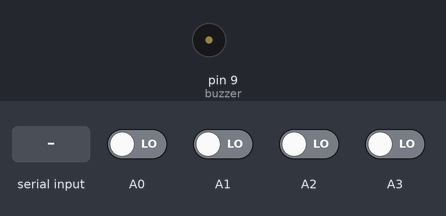
Bench run of a sketch on a simulated Arduino Uno, built with avr-gcc and run on an emulated ATmega328P. On the bench: buzzer (waves = sounding). The inputs (shaded band) are chosen by the test bench; at power-on: A0–3 LOW.

Above: at 1.2 s.
1.3 s: byte 6 (6) received over Serial
At 4.9 s:
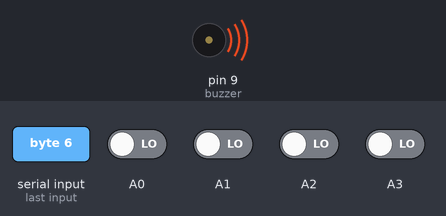
Timing chart, 0 to 10.3 s (numbered marks = the images above; inputs shaded):
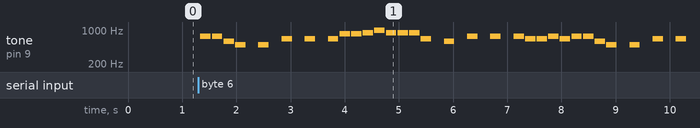

Measured:
- after the input at 1.3 s, tone on pin 9 (buzzer): plays 740 Hz for 0.19 s, 740 Hz for 0.19 s, 587 Hz for 0.19 s, 494 Hz for 0.19 s, 494 Hz for 0.19 s, 659 Hz for 0.19 s … (31 notes in this stretch), starting at once

The sketch:

GameConsole.ino
```cpp
//Game Console
//=================================================================================================================================
//=================================================================================================================================
//=================================================================================================================================


//Piezo Music Code
//NOTE: This code has been adapted from the arduino_songs Github here:
//https://github.com/robsoncouto/arduino-songs/tree/master
//=================================================================================================================================

//Piano Notes to Tones
#define NOTE_B0  31
#define NOTE_C1  33
#define NOTE_CS1 35
#define NOTE_D1  37
#define NOTE_DS1 39
#define NOTE_E1  41
#define NOTE_F1  44
#define NOTE_FS1 46
#define NOTE_G1  49
#define NOTE_GS1 52
#define NOTE_A1  55
#define NOTE_AS1 58
#define NOTE_B1  62
#define NOTE_C2  65
#define NOTE_CS2 69
#define NOTE_D2  73
#define NOTE_DS2 78
#define NOTE_E2  82
#define NOTE_F2  87
#define NOTE_FS2 93
#define NOTE_G2  98
#define NOTE_GS2 104
#define NOTE_A2  110
#define NOTE_AS2 117
#define NOTE_B2  123
#define NOTE_C3  131
#define NOTE_CS3 139
#define NOTE_D3  147
#define NOTE_DS3 156
#define NOTE_E3  165
#define NOTE_F3  175
#define NOTE_FS3 185
#define NOTE_G3  196
#define NOTE_GS3 208
#define NOTE_A3  220
#define NOTE_AS3 233
#define NOTE_B3  247
#define NOTE_C4  262
#define NOTE_CS4 277
#define NOTE_D4  294
#define NOTE_DS4 311
#define NOTE_E4  330
#define NOTE_F4  349
#define NOTE_FS4 370
#define NOTE_G4  392
#define NOTE_GS4 415
#define NOTE_A4  440
#define NOTE_AS4 466
#define NOTE_B4  494
#define NOTE_C5  523
#define NOTE_CS5 554
#define NOTE_D5  587
#define NOTE_DS5 622
#define NOTE_E5  659
#define NOTE_F5  698
#define NOTE_FS5 740
#define NOTE_G5  784
#define NOTE_GS5 831
#define NOTE_A5  880
#define NOTE_AS5 932
#define NOTE_B5  988
#define NOTE_C6  1047
#define NOTE_CS6 1109
#define NOTE_D6  1175
#define NOTE_DS6 1245
#define NOTE_E6  1319
#define NOTE_F6  1397
#define NOTE_FS6 1480
#define NOTE_G6  1568
#define NOTE_GS6 1661
#define NOTE_A6  1760
#define NOTE_AS6 1865
#define NOTE_B6  1976
#define NOTE_C7  2093
#define NOTE_CS7 2217
#define NOTE_D7  2349
#define NOTE_DS7 2489
#define NOTE_E7  2637
#define NOTE_F7  2794
#define NOTE_FS7 2960
#define NOTE_G7  3136
#define NOTE_GS7 3322
#define NOTE_A7  3520
#define NOTE_AS7 3729
#define NOTE_B7  3951
#define NOTE_C8  4186
#define NOTE_CS8 4435
#define NOTE_D8  4699
#define NOTE_DS8 4978
#define REST      0


int melody1[] = {
  // Take on me, by A-ha
  // Score available at https://musescore.com/user/27103612/scores/4834399
  // Arranged by Edward Truong

  NOTE_FS5,8, NOTE_FS5,8,NOTE_D5,8, NOTE_B4,8, REST,8, NOTE_B4,8, REST,8, NOTE_E5,8,
  REST,8, NOTE_E5,8, REST,8, NOTE_E5,8, NOTE_GS5,8, NOTE_GS5,8, NOTE_A5,8, NOTE_B5,8,
  NOTE_A5,8, NOTE_A5,8, NOTE_A5,8, NOTE_E5,8, REST,8, NOTE_D5,8, REST,8, NOTE_FS5,8,
  REST,8, NOTE_FS5,8, REST,8, NOTE_FS5,8, NOTE_E5,8, NOTE_E5,8, NOTE_FS5,8, NOTE_E5,8,
  NOTE_FS5,8, NOTE_FS5,8,NOTE_D5,8, NOTE_B4,8, REST,8, NOTE_B4,8, REST,8, NOTE_E5,8,

  REST,8, NOTE_E5,8, REST,8, NOTE_E5,8, NOTE_GS5,8, NOTE_GS5,8, NOTE_A5,8, NOTE_B5,8,
  NOTE_A5,8, NOTE_A5,8, NOTE_A5,8, NOTE_E5,8, REST,8, NOTE_D5,8, REST,8, NOTE_FS5,8,
  REST,8, NOTE_FS5,8, REST,8, NOTE_FS5,8, NOTE_E5,8, NOTE_E5,8, NOTE_FS5,8, NOTE_E5,8,
  NOTE_FS5,8, NOTE_FS5,8,NOTE_D5,8, NOTE_B4,8, REST,8, NOTE_B4,8, REST,8, NOTE_E5,8,
  REST,8, NOTE_E5,8, REST,8, NOTE_E5,8, NOTE_GS5,8, NOTE_GS5,8, NOTE_A5,8, NOTE_B5,8,

  NOTE_A5,8, NOTE_A5,8, NOTE_A5,8, NOTE_E5,8, REST,8, NOTE_D5,8, REST,8, NOTE_FS5,8,
  REST,8, NOTE_FS5,8, REST,8, NOTE_FS5,8, NOTE_E5,8, NOTE_E5,8, NOTE_FS5,8, NOTE_E5,8,

};

//controls song pacing (faster/slower)
int tempo1 = 140;


void playMelody(int melody[], int melodySize, int tempo, const int buzzer) {
  int notes = melodySize / sizeof(melody[0]) / 2;
  int wholenote = (60000 * 4) / tempo;
  int divider = 0, noteDuration = 0;

  // iterate over the notes of the melody.
  // Remember, the array is twice the number of notes (notes + durations)
  for (int thisNote = 0; thisNote < notes * 2; thisNote = thisNote + 2) {

    // calculates the duration of each note
    divider = melody[thisNote + 1];
    if (divider > 0) {
      // regular note, just proceed
      noteDuration = (wholenote) / divider;
    } else if (divider < 0) {
      // dotted notes are represented with negative durations!!
      noteDuration = (wholenote) / abs(divider);
      noteDuration *= 1.5; // increases the duration in half for dotted notes
    }

    // we only play the note for 90% of the duration, leaving 10% as a pause
    tone(buzzer, melody[thisNote], noteDuration*0.9);

    // Wait for the specief duration before playing the next note.
    delay(noteDuration);

    // stop the waveform generation before the next note.
    noTone(buzzer);
  }
}


//Game Control
//=================================================================================================================================
#include <LiquidCrystal.h>
LiquidCrystal lcd(12,11,5,4,3,2);

//Serial data received from Processing app
int processingData = 0;

//Piezo connected to pin 9
const int buzzer = 9;

//Console buttons
int button1 = 0;
int button2 = 0;
int button3 = 0;
int button4 = 0; //START

//Player Scores
int player1Score = 0;
int player2Score = 0;


void setup() {
  Serial.begin(9600);

  lcd.clear();
  lcd.setCursor(0,0);

  //piezo
  pinMode(buzzer, OUTPUT);

  //buttons
  pinMode(A0, INPUT);
  pinMode(A1, INPUT);
  pinMode(A2, INPUT);
  pinMode(A3, INPUT);

  //play music
  // playMelody(melody1,sizeof(melody1),tempo1,buzzer); //play menu music
}


void loop() {

  //Buttons
  //--------------------------------------------------------------------
  //read buttons
  button1 = digitalRead(A0);
  button2 = digitalRead(A1);
  button3 = digitalRead(A2);
  button4 = digitalRead(A3);

  if (button1 == HIGH) {
    noTone(buzzer);
    Serial.write(104); //quit
  }
  else if (button2 == HIGH) {
    noTone(buzzer);
    Serial.write(103); //extreme
  }
  else if (button3 == HIGH) {
    noTone(buzzer);
    Serial.write(102); //normal
  }
  else if (button4 == HIGH) {
    noTone(buzzer);
    Serial.write(101); //easy
  }
  else {
    noTone(buzzer);
  }


  //Read Serial Data From Processing App
  //--------------------------------------------------------------------
  if (Serial.available()) {
    processingData = Serial.read();
  }
  switch(processingData) {
    //numerical keyboard keys act as piano
    case '1':
    tone(buzzer,NOTE_C4);
    break;
    case '2':
    tone(buzzer,NOTE_D4);
    break;
    case '3':
    tone(buzzer,NOTE_E4);
    break;
    case '4':
    tone(buzzer,NOTE_F4);
    break;
    case '5':
    tone(buzzer,NOTE_G4);
    break;
    case '6':
    tone(buzzer,NOTE_A5);
    break;
    case '7':
    tone(buzzer,NOTE_B5);
    break;
    case '8':
    tone(buzzer,NOTE_C5);
    break;
    case '9':
    tone(buzzer,NOTE_D5);
    break;
    case '0':
    tone(buzzer,NOTE_E5);
    break;

    //increment player 1 score, play sound
    case 1:
    player1Score += 1;
    tone(buzzer,500);
    break;

    //increment player 2 score, play sound
    case 2:
    player2Score += 1;
    tone(buzzer,1000);
    break;

    //play player 1 hit sound
    case 3:
    tone(buzzer,1500);
    break;

    //play player 2 hit sound
    case 4:
    tone(buzzer,2000);
    break;

    //reset game
    case 5:
    player1Score = 0;
    player2Score = 0;
    break;

    //exiting music
    case 6:
    playMelody(melody1,sizeof(melody1),tempo1,buzzer); //play menu music
    break;
  }

  ///Liquid Crystal Display
  //--------------------------------------------------------------------
  lcd.clear();
  lcd.setCursor(0,0);
  String LCD_SCORE = "Score:" + String(player1Score) + "-" + String(player2Score) + " /10";
  lcd.print(LCD_SCORE);

  //Reset
  //--------------------------------------------------------------------
  delay(100);
  noTone(buzzer);
  processingData = 0;
}
```
